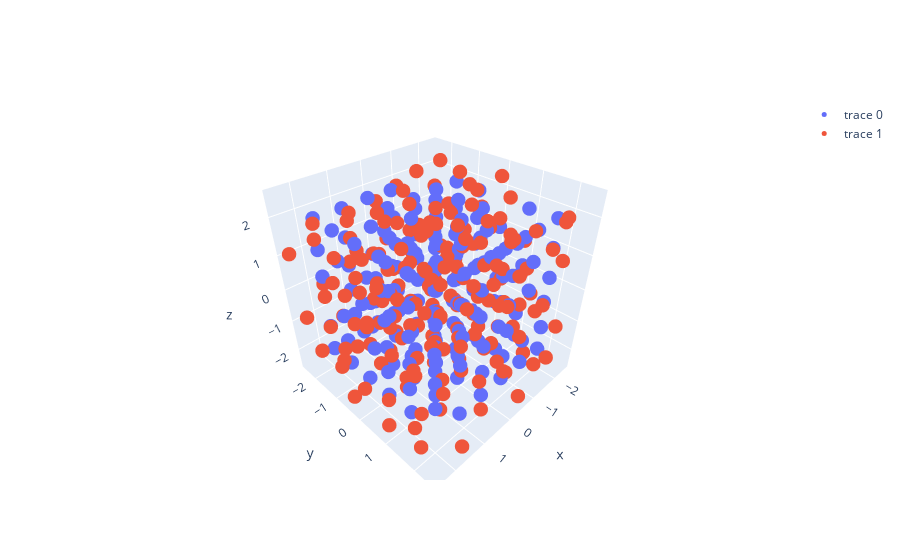

The code cell stored with this chart in its notebook:
### Markdown cell above
Quench 前とあとを比較。

### Code cell
# -*- coding: utf-8 -*-
import plotly.graph_objects as go
from itertools import starmap

x = r @ cell

# mode='makers'を指定しないと点の間に線が引かれる
fig = go.Figure(
    data=[
        go.Scatter3d(
            x=x[:, 0],
            y=x[:, 1],
            z=x[:, 2],
            mode="markers",
            marker=dict(
                size=5,
                # color=point_sum,
                colorscale="Viridis",
                # symbol=result_symbol
            ),
        ),
        go.Scatter3d(
            x=x_quenched[:, 0],
            y=x_quenched[:, 1],
            z=x_quenched[:, 2],
            mode="markers",
            marker=dict(
                size=5,
                # color=point_sum,
                colorscale="Viridis",
                # symbol=result_symbol
            ),
        ),
    ]
)
fig.show()

### Figure 1 — Plotly figure (JSON) as saved in the notebook; plotly's stock layout.template omitted (floating-point values rounded to 4 significant figures; data arrays with more than 128 entries replaced by an {"elided": "..."} marker saying what was removed)
{"data": [{"marker": {"colorscale": [[0, "#440154"], [0.1111, "#482878"], [0.2222, "#3e4989"], [0.3333, "#31688e"], [0.4444, "#26828e"], [0.5556, "#1f9e89"], [0.6667, "#35b779"], [0.7778, "#6ece58"], [0.8889, "#b5de2b"], [1, "#fde725"]], "size": 5}, "mode": "markers", "type": "scatter3d", "x": {"elided": "192 float values"}, "y": {"elided": "192 float values"}, "z": {"elided": "192 float values"}}, {"marker": {"colorscale": [[0, "#440154"], [0.1111, "#482878"], [0.2222, "#3e4989"], [0.3333, "#31688e"], [0.4444, "#26828e"], [0.5556, "#1f9e89"], [0.6667, "#35b779"], [0.7778, "#6ece58"], [0.8889, "#b5de2b"], [1, "#fde725"]], "size": 5}, "mode": "markers", "type": "scatter3d", "x": {"elided": "192 float values"}, "y": {"elided": "192 float values"}, "z": {"elided": "192 float values"}}], "layout": {}}
